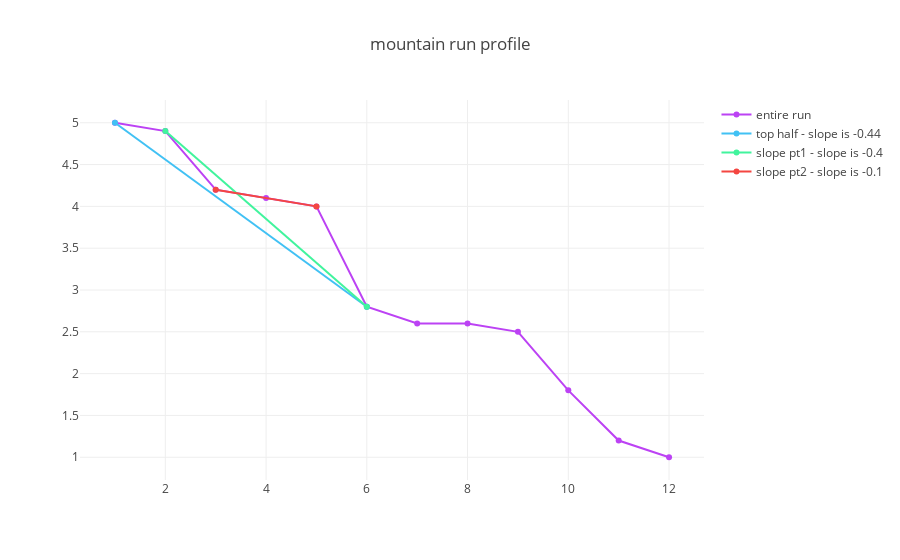

The cell this chart's notebook holds for it:
### Code cell
# simple offline plot for slope - note the iplot method for jupyter as opposed to the normal plot.
plotly.offline.init_notebook_mode(connected=True)

# Made up scatter plot of the entire mountain ski run profile
full_run = Scatter(x=[1, 2, 3, 4, 5, 6, 7, 8, 9, 10, 11, 12], 
                           y=[5, 4.9, 4.2, 4.1, 4, 2.8, 2.6, 2.6, 2.5, 1.8, 1.2, 1], name='entire run', 
                           line=dict(color='#bc42f4'))

top_half_name_slope = 'top half - slope is ' + str(round((2.8-5)/(6-1),2))
top_half = Scatter(x=[1, 6], y=[5, 2.8], name=top_half_name_slope, line=dict(color='#41c1f4'))
bottom_half_name_slope = 'bottom half - slope is ' + str(round((1-2.8)/(12-6),2))
bottom_half = Scatter(x=[6,12], y=[2.8,1], name=bottom_half_name_slope, line=dict(color='#41f1f4'))

top_third_name_slope = 'top third - slope is ' + str(round((4.1-5)/(4-1),2))
top_third = Scatter(x=[1, 4], y=[5, 4.1], name=top_third_name_slope, line=dict(color='#41f49d'))
middle_third_name_slope = 'middle third - slope is ' + str(round((2.6-4.1)/(8-4),2))
middle_third = Scatter(x=[4,8], y=[4.1,2.6], name=middle_third_name_slope, line=dict(color='#4ff441'))
bottom_third_name_slope = 'bottom third - slope is ' + str(round((1-2.6)/(12-8),2))
bottom_third = Scatter(x=[8,12], y=[2.6,1], name=bottom_third_name_slope, line=dict(color='#b5f441'))

top_fourth_name_slope = 'top fourth - slope is ' + str(round((4.2-5)/(3-1),2))
top_fourth = Scatter(x=[1, 3], y=[5, 4.2], name=top_fourth_name_slope, line=dict(color='#f4cd41'))
midhigh_fourth_name_slope = 'midhigh fourth - slope is ' + str(round((2.8-4.2)/(6-3),2))
midhigh_fourth = Scatter(x=[3, 6], y=[4.2, 2.8], name=midhigh_fourth_name_slope, line=dict(color='#f4ac41'))
midlow_fourth_name_slope = 'midlow fourth - slope is ' + str(round((2.5-2.8)/(9-6),2))
midlow_fourth = Scatter(x=[6, 9], y=[2.8, 2.5], name=midlow_fourth_name_slope, line=dict(color='#f48241'))
bottom_fourth_name_slope = 'bottom fourth - slope is ' + str(round((1-2.5)/(12-9),2))
bottom_fourth = Scatter(x=[9, 12], y=[2.5, 1], name=bottom_fourth_name_slope, line=dict(color='#f44641'))

# slope between the second point and the sixth point
slope_part1_label = 'slope pt1 - slope is ' + str(round((4.2-5)/(3-1),2))
slope_part1 = Scatter(x=[2, 6], y=[4.9, 2.8], name=slope_part1_label, line=dict(color='#41f49d'))
# slope between the third point and the fifth point
slope_part2_label = 'slope pt2 - slope is ' + str(round((4-4.2)/(5-3),2))
slope_part2 = Scatter(x=[3, 5], y=[4.2, 4], name=slope_part2_label, line=dict(color='#f44641'))

#slope_part3_label = 'slope pt3 - slope is ' + str(round((4.1-4.2)/(4-3),2))
#slope_part3 = Scatter(x=[3, 4], y=[4.2, 4.1], name=slope_part3_label, line=dict(color='#f48241'))
#slope_part4_label = 'slope pt4 - slope is ' + str(round((4-4.1)/(5-4),2))
#slope_part4 = Scatter(x=[4, 5], y=[4.1, 4], name=slope_part4_label, line=dict(color='#f44641'))

plotly.offline.iplot({
    "data": [full_run, top_half, slope_part1, slope_part2],
    "layout": Layout(title="mountain run profile")
})

print('From this graph we would assume the rate of descent at point (4,4.1) is ' + 
      str(round((4-4.2)/(5-3),2)))
print('As we converge on a given point, the average rate approaches the instanteous rate.')

### Figure 1 — Plotly figure (JSON) as saved in the notebook; plotly's stock layout.template omitted (floating-point values rounded to 4 significant figures)
{"data": [{"line": {"color": "#bc42f4"}, "name": "entire run", "type": "scatter", "x": [1, 2, 3, 4, 5, 6, 7, 8, 9, 10, 11, 12], "y": [5, 4.9, 4.2, 4.1, 4, 2.8, 2.6, 2.6, 2.5, 1.8, 1.2, 1]}, {"line": {"color": "#41c1f4"}, "name": "top half - slope is -0.44", "type": "scatter", "x": [1, 6], "y": [5, 2.8]}, {"line": {"color": "#41f49d"}, "name": "slope pt1 - slope is -0.4", "type": "scatter", "x": [2, 6], "y": [4.9, 2.8]}, {"line": {"color": "#f44641"}, "name": "slope pt2 - slope is -0.1", "type": "scatter", "x": [3, 5], "y": [4.2, 4]}], "layout": {"title": "mountain run profile"}}
